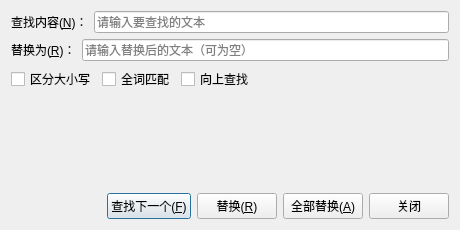
<?xml version="1.0" encoding="UTF-8"?>
<ui version="4.0">
 <class>ReplaceDialog</class>
 <widget class="QDialog" name="ReplaceDialog">
  <property name="geometry">
   <rect>
    <x>0</x>
    <y>0</y>
    <width>460</width>
    <height>230</height>
   </rect>
  </property>
  <property name="windowTitle">
   <string>替换</string>
  </property>
  <layout class="QVBoxLayout" name="verticalLayout">
   <item>
    <layout class="QHBoxLayout" name="horizontalLayoutFind">
     <item>
      <widget class="QLabel" name="labelFind">
       <property name="text">
        <string>查找内容(&amp;N)：</string>
       </property>
       <property name="buddy">
        <cstring>editFind</cstring>
       </property>
      </widget>
     </item>
     <item>
      <widget class="QLineEdit" name="editFind">
       <property name="placeholderText">
        <string>请输入要查找的文本</string>
       </property>
      </widget>
     </item>
    </layout>
   </item>
   <item>
    <layout class="QHBoxLayout" name="horizontalLayoutReplace">
     <item>
      <widget class="QLabel" name="labelReplace">
       <property name="text">
        <string>替换为(&amp;R)：</string>
       </property>
       <property name="buddy">
        <cstring>editReplace</cstring>
       </property>
      </widget>
     </item>
     <item>
      <widget class="QLineEdit" name="editReplace">
       <property name="placeholderText">
        <string>请输入替换后的文本（可为空）</string>
       </property>
      </widget>
     </item>
    </layout>
   </item>
   <item>
    <layout class="QHBoxLayout" name="horizontalLayoutOptions">
     <item>
      <widget class="QCheckBox" name="checkCaseSensitive">
       <property name="text">
        <string>区分大小写</string>
       </property>
      </widget>
     </item>
     <item>
      <widget class="QCheckBox" name="checkWholeWords">
       <property name="text">
        <string>全词匹配</string>
       </property>
      </widget>
     </item>
     <item>
      <widget class="QCheckBox" name="checkBackward">
       <property name="text">
        <string>向上查找</string>
       </property>
      </widget>
     </item>
     <item>
      <spacer name="horizontalSpacerOptions">
       <property name="orientation">
        <enum>Qt::Horizontal</enum>
       </property>
       <property name="sizeHint" stdset="0">
        <size>
         <width>40</width>
         <height>20</height>
        </size>
       </property>
      </spacer>
     </item>
    </layout>
   </item>
   <item>
    <widget class="QLabel" name="labelStatus">
     <property name="minimumSize">
      <size>
       <width>0</width>
       <height>20</height>
      </size>
     </property>
     <property name="text">
      <string/>
     </property>
    </widget>
   </item>
   <item>
    <layout class="QHBoxLayout" name="horizontalLayoutButtons">
     <item>
      <spacer name="horizontalSpacerButtons">
       <property name="orientation">
        <enum>Qt::Horizontal</enum>
       </property>
       <property name="sizeHint" stdset="0">
        <size>
         <width>40</width>
         <height>20</height>
        </size>
       </property>
      </spacer>
     </item>
     <item>
      <widget class="QPushButton" name="buttonFindNext">
       <property name="text">
        <string>查找下一个(&amp;F)</string>
       </property>
      </widget>
     </item>
     <item>
      <widget class="QPushButton" name="buttonReplace">
       <property name="text">
        <string>替换(&amp;R)</string>
       </property>
      </widget>
     </item>
     <item>
      <widget class="QPushButton" name="buttonReplaceAll">
       <property name="text">
        <string>全部替换(&amp;A)</string>
       </property>
      </widget>
     </item>
     <item>
      <widget class="QPushButton" name="buttonClose">
       <property name="text">
        <string>关闭</string>
       </property>
      </widget>
     </item>
    </layout>
   </item>
  </layout>
 </widget>
 <resources/>
 <connections/>
</ui>
